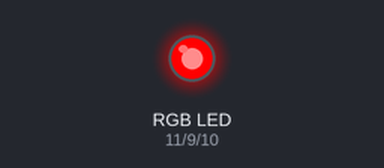
Recording of a sketch running on a simulated Arduino Uno, built with avr-gcc and run on an emulated ATmega328P. Shown: an RGB LED mixed from three pins (HIGH = lit).

Above: at 0.5 s.
At 2.5 s:
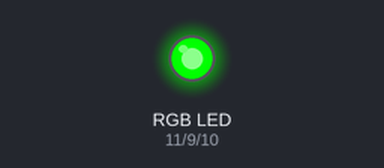
At 4.5 s:
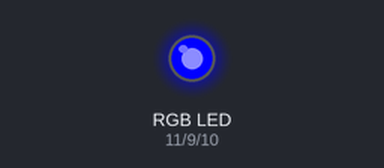
At 6.5 s:
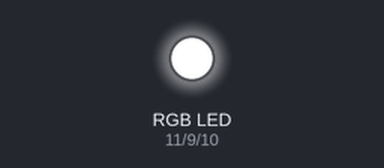
At 9.5 s:
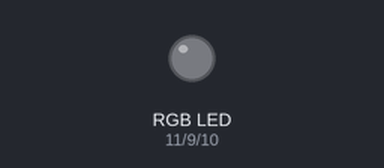
Timing chart, 0 to 10.4 s (numbered marks = the images above):
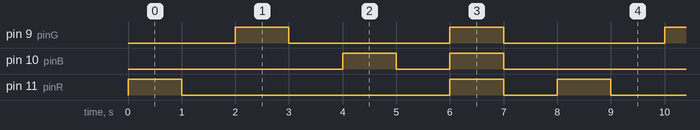

Measured:
- by itself, pin 9 (pinG): alternates HIGH for 1.0 s and LOW for 3.0 s
- by itself, pin 10 (pinB): repeats every 8.0 s: LOW 1.0 s, HIGH 1.0 s, LOW 5.0 s, HIGH 1.0 s
- by itself, pin 11 (pinR): repeats every 8.0 s: LOW 5.0 s, HIGH 1.0 s, LOW 1.0 s, HIGH 1.0 s

The sketch:

RGB_LED_Scetch.ino
```cpp
// RGB and R, G, B LED demo

/*
https://www.arduino.cc/reference/tr/language/functions/analog-io/analogwrite/
Writes an analog value (PWM wave) to a pin
(wowki не делает отличий между портами, в железе заметно)
*/

const int pinR = 11;
const int pinG = 9;
const int pinB = 10;

void setup() {
  pinMode(pinR, OUTPUT);
  pinMode(pinG, OUTPUT);
  pinMode(pinB, OUTPUT);
}


void loop() {
  int ms_delay = 1000;
  int value = 255;

  analogWrite(pinR, value);
  delay(ms_delay);
  analogWrite(pinR, 0);
  delay(ms_delay);


  analogWrite(pinG, value);
  delay(ms_delay);
  analogWrite(pinG, 0);
  delay(ms_delay);


  analogWrite(pinB, value);
  delay(ms_delay);
  analogWrite(pinB, 0);
  delay(ms_delay);


  analogWrite(pinR, value);
  analogWrite(pinG, value);
  analogWrite(pinB, value);
  delay(ms_delay);

  analogWrite(pinR, 0);
  analogWrite(pinG, 0);
  analogWrite(pinB, 0);
  delay(ms_delay);

}
```
